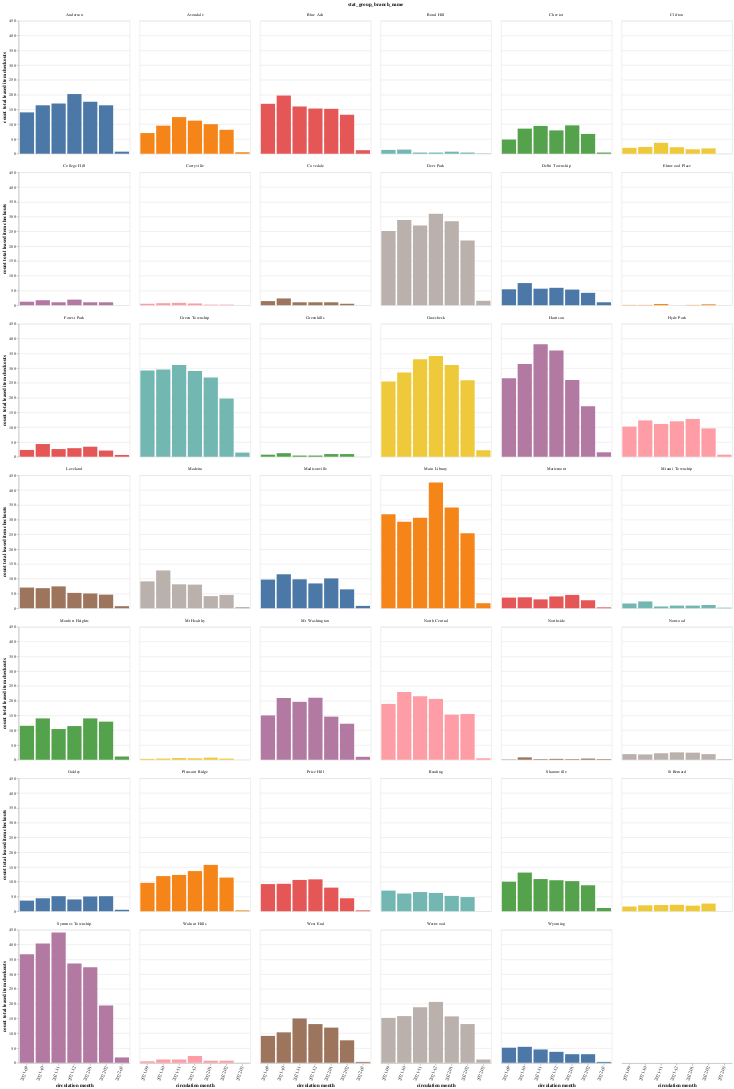

Notebook source saved alongside this figure:
### Markdown cell above
## Find Aggregated Check-out Circulations For Leased Items by Branch and Month 

(previous 180 days)

---

### Code cell
#@title
# color="#0090bd"
chart = alt.Chart(df).mark_bar().encode(
    # x='end_date:T',
    x=alt.X(
        'circ_month',
        axis=alt.Axis(title='circulation month', labelAngle=-70),
        # sort='-y'
    ),
    y=alt.Y(
        'count_checkouts:Q',
        title = 'count total leased item checkouts',
        # scale = alt.Scale(domain=[0,100]),
    ),
    color=alt.Color(
        'stat_group_branch_name',
        legend=None
    ),
    tooltip=['stat_group_branch_name', 'circ_month', 'count_checkouts']
).properties(
    title="",
    # .format(df.iloc[0]['branch_name']),
    width=250,
).facet(
    facet='stat_group_branch_name',
    columns=6
)

chart.display()

### Figure 1 — Vega-Lite specification as saved in the notebook (floating-point values rounded to 4 significant figures; data arrays with more than 128 entries replaced by an {"elided": "..."} marker saying what was removed)
{"config": {"view": {"continuousWidth": 400, "continuousHeight": 300}}, "data": {"name": "data-7035256206f9cc367c4ebc9a9e74c8e2"}, "facet": {"field": "stat_group_branch_name", "type": "nominal"}, "spec": {"mark": "bar", "encoding": {"color": {"field": "stat_group_branch_name", "legend": null, "type": "nominal"}, "tooltip": [{"field": "stat_group_branch_name", "type": "nominal"}, {"field": "circ_month", "type": "nominal"}, {"field": "count_checkouts", "type": "quantitative"}], "x": {"axis": {"labelAngle": -70, "title": "circulation month"}, "field": "circ_month", "type": "nominal"}, "y": {"field": "count_checkouts", "title": "count total leased item checkouts", "type": "quantitative"}}, "title": "", "width": 250}, "columns": 6, "$schema": "https://vega.github.io/schema/vega-lite/v4.17.0.json", "datasets": {"data-7035256206f9cc367c4ebc9a9e74c8e2": {"elided": "276 records"}}}
